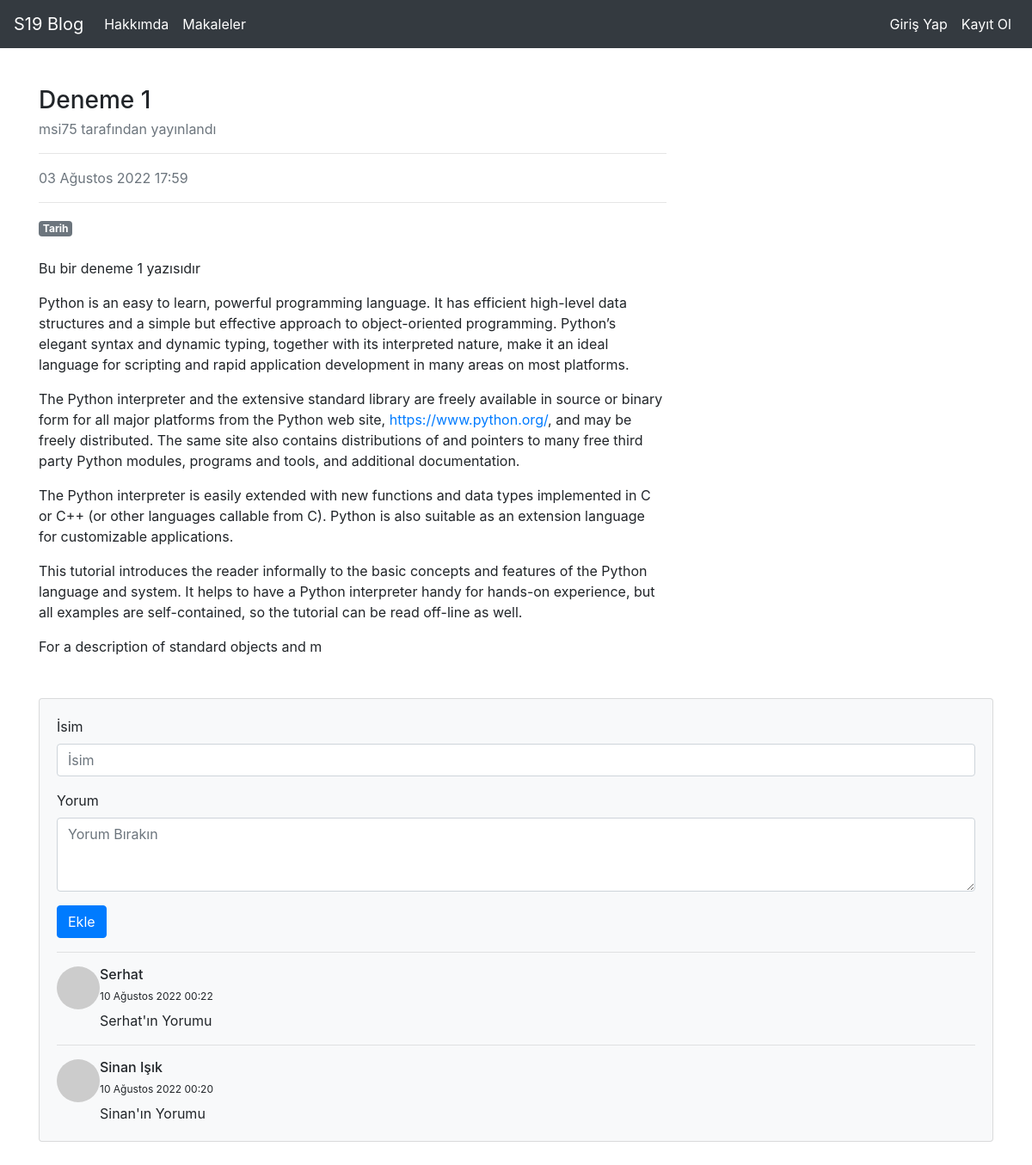
The app's page /articles/article/1 with its own data.
### article/models.py (models this page shows, shortened)
class Article(models.Model):
    CONTENT_CHOICES =[
        ("Tarih","Tarih"),
        ("Bilim","Bilim"),
    ]
    author = models.ForeignKey("auth.User",on_delete=models.CASCADE,verbose_name="Yazar")
    title = models.CharField(max_length=50,verbose_name="Başlık")
    content = RichTextField()
    created_date = models.DateTimeField(auto_now_add=True,verbose_name="Oluşturulma Tarihi")
    content_type = models.CharField(max_length = 30, choices=CONTENT_CHOICES, default="Tarih",verbose_name = "İçerik Türü")
    article_image = models.FileField(blank = True,null = True,verbose_name= "Makaleye Fotoğraf Ekle(Opsiyonel)" )
    class Meta:
        ordering = ['-created_date']

class Comment(models.Model):
    article = models.ForeignKey(Article,on_delete= models.CASCADE, verbose_name="Makale",related_name="comments")
    comment_author = models.CharField(max_length=50,verbose_name= "İsim")
    comment_content = models.CharField(max_length= 200,verbose_name= "Yorum")
    comment_date = models.DateTimeField(auto_now_add=True)
    class Meta:
        ordering = ['-comment_date']

### article/views.py (the view)
# urls.py: path('article/<int:id>',views.detail,name = "detail"),
def detail(request,id):
    article = get_object_or_404(Article,id=id)
    comments= article.comments.all()
    return render(request,"detail.html",{"article":article,"comments":comments})

### templates/detail.html (shortened to what this page needs)
{% extends "layout.html" %}
{% block body %}
            <div class="row">
                <div class="col-lg-8">
                    <article>
                        <header class="mb-4">
                            <h3 class="fw-bolder mb-1">{{article.title}}</h3>
                            <div class="text-muted fst-italic mb-2">{{article.author.username}} tarafından yayınlandı</div>
                            <hr>
                            <div class="text-muted fst-italic mb-2">{{article.created_date}}</div>
                            <hr>
                            <a class="badge badge-secondary" href="#!">
                            {{article.content_type}}
                            </a>
                        </header>
                        <section class="mb-5">
                            <p>
                                {{article.content|safe}}
                            </p>
                        </section>
                    </article>
                </div>
            </div>
                    <section class="mb-5">
                        <div class="card bg-light">
                            <div class="card-body">
                                <form method = "post" action = "{% url 'article:comment' article.id %}">
                                    <div class="form-group">
                                        <label for = "formGroupExampleInput">İsim</label>
                                        <input name = "comment_author" type="text" class="form-control" id= "formGroupExampleInput" placeholder="İsim">
                                    </div>
                                    <div class="form-group">
                                        <label for="formGroupExampleInput">Yorum</label>
                                        <textarea name = "comment_content" rows = "3" class="form-control" placeholder="Yorum Bırakın"></textarea>
                                    </div>
                                    <button type="submit" class ="btn btn-primary">Ekle</button>
                                </form>
                                {% if comments %}
                                {% for comment in comments %}
                                <hr>
                                <div class="d-flex">
                                    <div class="flex-shrink-0"><img class="rounded-circle" src="https://dummyimage.com/50x50/ced4da/6c757d.jpg" alt="..." /></div>
                                        <div class="ms-3">
                                            <h6 class="fw-bold">{{comment.comment_author}}</h6>
                                            <sup>{{comment.comment_date}}</sup><br>
                                            {{comment.comment_content}}
                                        </div>
                                </div>
                                {% endfor %}
                                {% else %}
                                <div class = "alert alert-danger ">
                                    Bu makaleye herhangi bir yorum yazılmamış, ilk yorum yapan siz olun!
                                </div>
                                {% endif %}
                            </div>
                        </div>
                    </section>
                </div>
{% endblock body %}

### records on screen
Article: title "Deneme 1", author.username "msi75", created_date "03 Ağustos 2022 17:59", content_type "Tarih", content "Bu bir deneme 1 yazısıdır Python is an easy to learn, powerful programming language. It has efficient high-level data structures and a simple but effective approach to object-oriented programming. Python’s elegant syntax and dynamic typing, together with its interpreted nature, make it an ideal language for scripting and rapid application development in many areas on most platforms. The Python interpreter and the extensive standard library are freely available in source or binary form for all major platforms from the Python web site, https://www.python.org/ , and may be freely distributed. The same site also contains distributions of and pointers to many free third party Python modules,…"
Comment: comment_author "Serhat", comment_date "10 Ağustos 2022 00:22", comment_content "Serhat'ın Yorumu"
Comment: comment_author "Sinan Işık", comment_date "10 Ağustos 2022 00:20", comment_content "Sinan'ın Yorumu"
